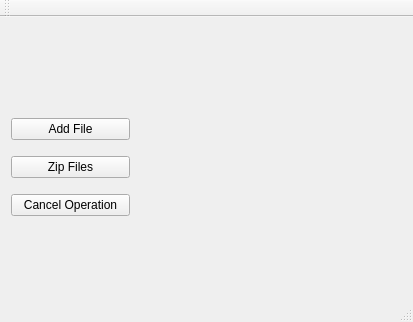
<?xml version="1.0" encoding="UTF-8"?>
<ui version="4.0">
 <class>MainWindow</class>
 <widget class="QMainWindow" name="MainWindow">
  <property name="geometry">
   <rect>
    <x>0</x>
    <y>0</y>
    <width>413</width>
    <height>322</height>
   </rect>
  </property>
  <property name="windowTitle">
   <string>MainWindow</string>
  </property>
  <widget class="QWidget" name="centralWidget">
   <widget class="QWidget" name="verticalLayoutWidget">
    <property name="geometry">
     <rect>
      <x>0</x>
      <y>80</y>
      <width>141</width>
      <height>141</height>
     </rect>
    </property>
    <layout class="QVBoxLayout" name="verticalLayout">
     <item>
      <widget class="QPushButton" name="AddFile">
       <property name="text">
        <string>Add File</string>
       </property>
      </widget>
     </item>
     <item>
      <widget class="QPushButton" name="ZipeFiles">
       <property name="text">
        <string>Zip Files</string>
       </property>
      </widget>
     </item>
     <item>
      <widget class="QPushButton" name="CancelButton">
       <property name="text">
        <string>Cancel Operation</string>
       </property>
      </widget>
     </item>
    </layout>
   </widget>
  </widget>
  <widget class="QToolBar" name="mainToolBar">
   <attribute name="toolBarArea">
    <enum>TopToolBarArea</enum>
   </attribute>
   <attribute name="toolBarBreak">
    <bool>false</bool>
   </attribute>
  </widget>
  <widget class="QStatusBar" name="statusBar"/>
 </widget>
 <layoutdefault spacing="6" margin="11"/>
 <resources/>
 <connections/>
</ui>
